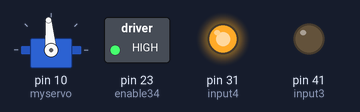
Simulated run of this sketch. Board: Arduino Mega 2560, built with avr-gcc and run on an emulated ATmega2560. Shown: servo, switched loads named in the sketch (green lamp = pin HIGH), output pins drawn as LEDs (lit = HIGH).

Above: at 0.05 s.
At 7.0 s:
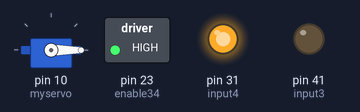
Timing chart, 0 to 9.1 s (numbered marks = the images above):
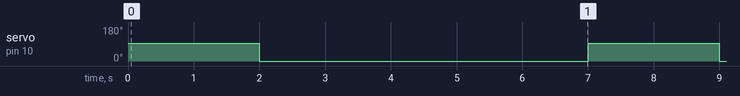

The sketch:

RotorTest.ino
```cpp
// Arduino test code for L293D motor driver
#include <Servo.h>
Servo myservo;  // create Servo object to control a servo

const int enable34 = 23; // L293D pin 9
const int input3   = 41; // L293D pin 10
const int input4   = 31; // L293D pin 15

void setup() {
  pinMode(enable34, OUTPUT);
  pinMode(input3, OUTPUT);
  pinMode(input4, OUTPUT);

  digitalWrite(enable34, HIGH); // Enable motor driver

  myservo.attach(10);  // attaches the servo on pin 9 to the Servo object
  digitalWrite(input3, LOW);
  digitalWrite(input4, HIGH);
}

void loop() {
  // Forward
  myservo.write(95);


  delay(2000);

  myservo.write(0);

  delay(5000);
  // digitalWrite(input3, LOW);
  // digitalWrite(input4, LOW);
  // delay(1000);

  // // Reverse
  // digitalWrite(input3, LOW);
  // digitalWrite(input4, HIGH);
  // delay(2000);

  // // Stop
  // digitalWrite(input3, LOW);
  // digitalWrite(input4, LOW);
  // delay(1000);
}
```

Measured:
- by itself, servo on pin 10 (myservo): alternates 95° for 2.0 s and 0° for 5.0 s
